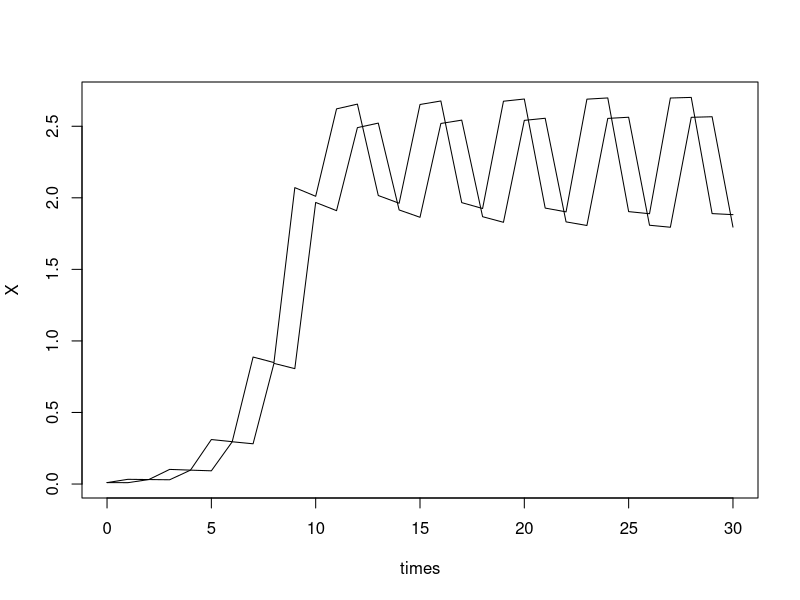

Write the R code that produced this figure.
## ---- chunk 1
r<-3.3
p<-0.95
i=1
times = seq(0,30,1)
T = length(times)
X = rep(0,T)
Y = rep(0,T)
X[1] = 0.01
Y[1] = 0.01
for(t in head(times,-1)){
  X[i+1]=r*Y[i]*(1-Y[i]/r)
  Y[i+1]=p*X[i]
  i=i+1
}
plot(times,X, typ = "l")
lines(times,Y,typ="l")
